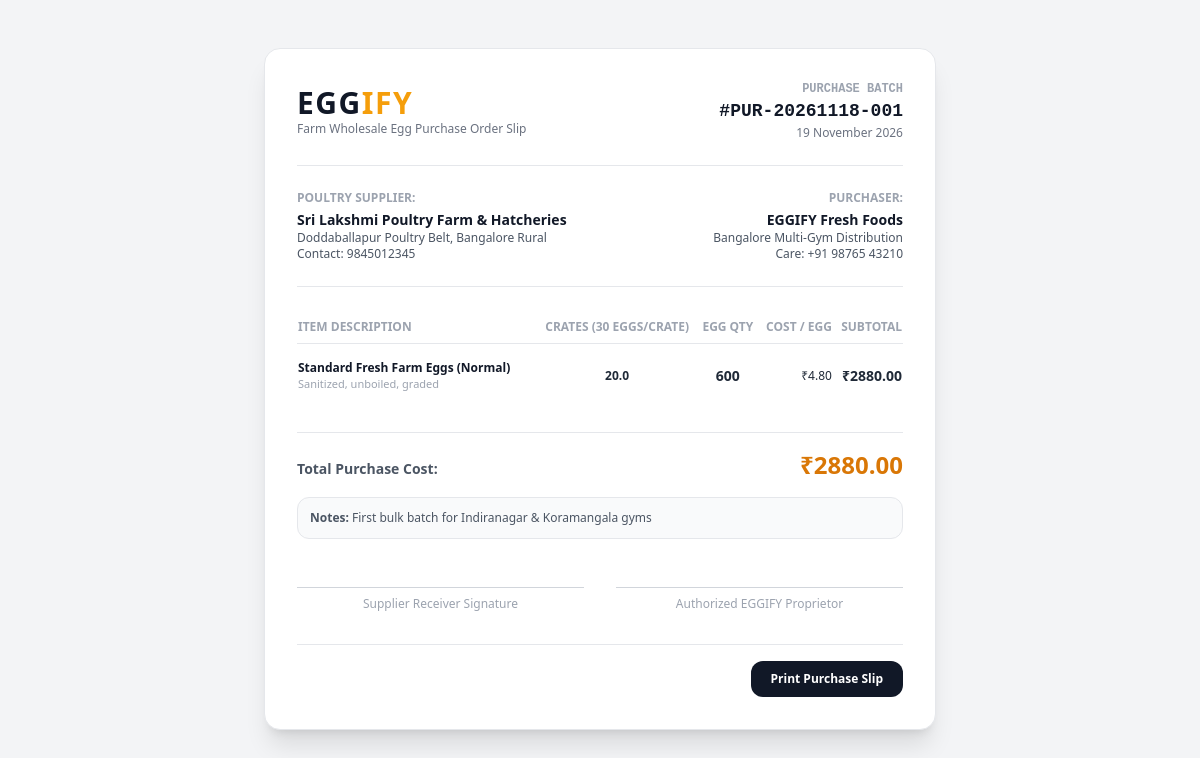
Page /admin/wholesale/slip/1 (signed in) on the committed database.
### models.py (models this page shows)
class PurchaseBatch(db.Model):
    __tablename__ = 'purchase_batches'
    id = db.Column(db.Integer, primary_key=True)
    batch_code = db.Column(db.String(64), unique=True, nullable=False) # e.g. PUR-20261120-001
    supplier_id = db.Column(db.Integer, db.ForeignKey('suppliers.id'), nullable=False)
    total_eggs = db.Column(db.Integer, nullable=False)
    price_per_egg = db.Column(db.Float, nullable=False)
    total_cost = db.Column(db.Float, nullable=False)
    purchase_date = db.Column(db.Date, default=date.today)
    invoice_number = db.Column(db.String(64), nullable=True)
    status = db.Column(db.String(32), default='RECEIVED') # ORDERED, RECEIVED, CANCELLED
    notes = db.Column(db.Text, nullable=True)
    created_at = db.Column(db.DateTime, default=utcnow)
    orders = db.relationship('Order', backref='purchase_batch', lazy='dynamic')

class Supplier(db.Model):
    __tablename__ = 'suppliers'
    id = db.Column(db.Integer, primary_key=True)
    name = db.Column(db.String(150), nullable=False)
    contact_person = db.Column(db.String(120), nullable=True)
    phone = db.Column(db.String(20), nullable=False)
    email = db.Column(db.String(120), nullable=True)
    location = db.Column(db.String(255), nullable=False)
    price_per_egg = db.Column(db.Float, nullable=False, default=4.80)
    min_order_qty = db.Column(db.Integer, default=150) # MOQ
    availability_status = db.Column(db.String(32), default='AVAILABLE') # AVAILABLE, LOW_STOCK, UNAVAILABLE
    is_preferred = db.Column(db.Boolean, default=False)
    notes = db.Column(db.Text, nullable=True)
    created_at = db.Column(db.DateTime, default=utcnow)
    purchase_batches = db.relationship('PurchaseBatch', backref='supplier', lazy='dynamic')

### routes/admin.py (the view)
@admin_bp.route('/wholesale/slip/<int:batch_id>')
@admin_required
def wholesale_slip(batch_id):
    batch = PurchaseBatch.query.filter_by(id=batch_id).first_or_404()
    return render_template('admin/wholesale_slip.html', batch=batch)

### routes/admin.py (called while the page is built)
def admin_required(f):
    @wraps(f)
    def decorated_function(*args, **kwargs):
        if not session.get('admin_id'):
            flash("Please log in to access the admin dashboard.", "warning")
            return redirect(url_for('admin.login', next=request.url))
        return f(*args, **kwargs)
    return decorated_function

### templates/admin/wholesale_slip.html (shortened to what this page needs)
<!DOCTYPE html>
<html lang="en">
<head>
    <script src="https://cdn.tailwindcss.com"></script>
</head>
<body class="bg-gray-100 text-gray-900 font-sans p-6 sm:p-12">
    <div class="max-w-2xl mx-auto bg-white rounded-2xl shadow-xl p-8 border border-gray-200">
        <div class="flex items-center justify-between border-b pb-6">
            <div>
                <h1 class="text-3xl font-black font-outfit text-gray-900 tracking-wider">EGG<span class="text-amber-500">IFY</span></h1>
                <p class="text-xs text-gray-500">Farm Wholesale Egg Purchase Order Slip</p>
            </div>
            <div class="text-right">
                <span class="text-xs font-mono font-bold text-gray-400 block">PURCHASE BATCH</span>
                <span class="text-lg font-mono font-black text-gray-900">#{{ batch.batch_code }}</span>
                <span class="text-xs text-gray-500 block">{{ batch.purchase_date.strftime('%d %B %Y') }}</span>
            </div>
        </div>
        <div class="grid grid-cols-2 gap-6 py-6 border-b text-xs">
            <div>
                <span class="text-gray-400 uppercase font-bold block mb-1">Poultry Supplier:</span>
                <strong class="text-sm font-bold text-gray-900 block">{{ batch.supplier.name }}</strong>
                <p class="text-gray-600">{{ batch.supplier.location }}</p>
                <p class="text-gray-600">Contact: {{ batch.supplier.phone }}</p>
            </div>
            <div class="text-right">
                <span class="text-gray-400 uppercase font-bold block mb-1">Purchaser:</span>
                <strong class="text-sm font-bold text-gray-900 block">EGGIFY Fresh Foods</strong>
                <p class="text-gray-600">Bangalore Multi-Gym Distribution</p>
                <p class="text-gray-600">Care: +91 98765 43210</p>
            </div>
        </div>
        <div class="py-6">
            <table class="w-full text-left text-xs">
                <thead>
                    <tr class="border-b text-gray-400 uppercase">
                        <th class="py-2">Item Description</th>
                        <th class="py-2 text-center">Crates (30 eggs/crate)</th>
                        <th class="py-2 text-center">Egg Qty</th>
                        <th class="py-2 text-right">Cost / Egg</th>
                        <th class="py-2 text-right">Subtotal</th>
                    </tr>
                </thead>
                <tbody class="divide-y font-medium text-gray-800">
                    <tr>
                        <td class="py-4">
                            <strong class="text-gray-900 block">Standard Fresh Farm Eggs (Normal)</strong>
                            <span class="text-gray-400 text-[11px]">Sanitized, unboiled, graded</span>
                        </td>
                        <td class="py-4 text-center font-bold">{{ (batch.total_eggs / 30)|round(1) }}</td>
                        <td class="py-4 text-center font-black text-sm">{{ batch.total_eggs }}</td>
                        <td class="py-4 text-right">₹{{ "%.2f"|format(batch.price_per_egg) }}</td>
                        <td class="py-4 text-right font-black text-sm">₹{{ "%.2f"|format(batch.total_cost) }}</td>
                    </tr>
                </tbody>
            </table>
        </div>
        <div class="border-t pt-4 flex justify-between items-baseline text-sm">
            <span class="font-bold text-gray-600">Total Purchase Cost:</span>
            <span class="text-2xl font-black text-amber-600 font-outfit">₹{{ "%.2f"|format(batch.total_cost) }}</span>
        </div>
        {% if batch.notes %}
        <div class="mt-4 p-3 bg-gray-50 rounded-xl border text-xs text-gray-600">
            <strong>Notes:</strong> {{ batch.notes }}
        </div>
        {% endif %}
        <div class="grid grid-cols-2 gap-8 pt-12 text-center text-xs text-gray-400">
            <div class="border-t border-gray-300 pt-2">
                <span>Supplier Receiver Signature</span>
            </div>
            <div class="border-t border-gray-300 pt-2">
                <span>Authorized EGGIFY Proprietor</span>
            </div>
        </div>
        <div class="mt-8 pt-4 border-t flex justify-end space-x-3 no-print">
            <button onclick="window.print()" class="px-5 py-2.5 bg-gray-900 text-white rounded-xl text-xs font-bold hover:bg-black transition">
                Print Purchase Slip
            </button>
        </div>
    </div>
</body>
</html>

### rows in the picture
PurchaseBatch: batch_code "PUR-20261118-001", purchase_date "19 November 2026", (batch.total_eggs/30)|round(1) "20.0", total_eggs "600", price_per_egg "4.80", total_cost "2880.00", notes "First bulk batch for Indiranagar & Koramangala gyms"
Supplier: supplier.name "Sri Lakshmi Poultry Farm & Hatcheries", supplier.location "Doddaballapur Poultry Belt, Bangalore Rural", supplier.phone "9845012345"
